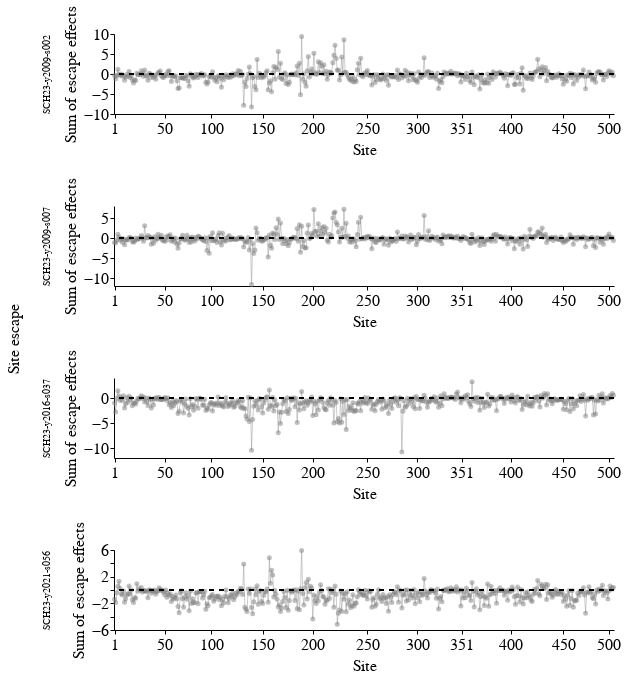

Notebook code for this chart:
### Code cell
all_points = base.mark_circle(size=25, opacity=0.5, color='gray')

chart = (
    (line + all_points + hline)
    .properties(width=500, height=80)
    .facet(
        row=alt.Row(
            "sera:N", 
            title="Site escape",
            header=alt.Header(
                labelFontSize=10,
                labelFontWeight="normal",
                titleFontSize=16,
                titleFontWeight="normal"
            )
        ),
    )
    .resolve_scale(
        y='independent',
        x='independent'
    )
).configure_axis(
    title=None
)

chart.display()

### Figure 1 — Vega-Lite specification as saved in the notebook (floating-point values rounded to 4 significant figures; data arrays with more than 128 entries replaced by an {"elided": "..."} marker saying what was removed)
{"config": {"background": "white", "title": {"fontSize": 20, "fontWeight": "normal", "font": "Helvetica", "anchor": "start", "color": "#000000", "orient": "top", "offset": 5, "subtitleColor": "gray", "subtitleFont": "Helvetica", "subtitleFontWeight": "normal", "subtitleFontSize": 18, "subtitlePadding": 2}, "axis": {"domain": true, "domainColor": "black", "domainWidth": 1, "grid": false, "gridColor": "#DEDDDD", "gridWidth": 0.5, "labelFont": "Helvetica", "labelFontSize": 16, "labelFlush": false, "labelFontWeight": "normal", "labelPadding": 2, "tickColor": "black", "tickSize": 4, "tickCount": 3, "tickWidth": 1, "titleFont": "Helvetica", "titleAlign": "center", "titleFontWeight": "normal", "titleFontSize": 16, "titlePadding": 5, "title": null}, "legend": {"labelFont": "Helvetica", "labelFontSize": 16, "symbolSize": 100, "titleFont": "Helvetica", "titleFontSize": 16, "titleFontWeight": "normal", "padding": 5, "titleLimit": 200, "gradientLength": 100}, "range": {"category": ["#4e79a7", "#f28e2c", "#e15759", "#76b7b2", "#59a14f", "#edc949", "#af7aa1", "#ff9da7", "#9c755f", "#bab0ab"], "diverging": ["#c7e9b4", "#7fcdbb", "#41b6c4", "#1d91c0", "#225ea8", "#253494"]}, "view": {"stroke": "white", "strokeWidth": 0}, "text": {"font": "Helvetica", "fontSize": 16}}, "data": {"name": "data-553f741a3afdec9a4e3f8b76996b6428"}, "facet": {"row": {"field": "sera", "header": {"labelFontSize": 10, "labelFontWeight": "normal", "titleFontSize": 16, "titleFontWeight": "normal"}, "title": "Site escape", "type": "nominal"}}, "spec": {"layer": [{"mark": {"type": "line", "opacity": 0.5, "size": 1, "stroke": "#999999"}, "encoding": {"detail": {"field": "sera", "type": "nominal"}, "tooltip": [{"field": "sera", "type": "nominal"}, {"field": "wildtype", "type": "nominal"}, {"field": "site", "type": "quantitative"}, {"field": "sum_site_escape", "type": "quantitative"}, {"field": "region", "type": "nominal"}], "x": {"axis": {"labelAngle": 0, "tickCount": 11, "values": [1, 50, 100, 150, 200, 250, 300, 351, 400, 450, 500]}, "field": "site", "sort": {"field": "_stat_site_order", "order": "ascending"}, "title": "Site", "type": "ordinal"}, "y": {"axis": {"tickCount": 4}, "field": "sum_site_escape", "title": "Sum of escape effects", "type": "quantitative"}}}, {"mark": {"type": "circle", "color": "gray", "opacity": 0.5, "size": 25}, "encoding": {"tooltip": [{"field": "sera", "type": "nominal"}, {"field": "wildtype", "type": "nominal"}, {"field": "site", "type": "quantitative"}, {"field": "sum_site_escape", "type": "quantitative"}, {"field": "region", "type": "nominal"}], "x": {"axis": {"labelAngle": 0, "tickCount": 11, "values": [1, 50, 100, 150, 200, 250, 300, 351, 400, 450, 500]}, "field": "site", "sort": {"field": "_stat_site_order", "order": "ascending"}, "title": "Site", "type": "ordinal"}, "y": {"axis": {"tickCount": 4}, "field": "sum_site_escape", "title": "Sum of escape effects", "type": "quantitative"}}}, {"mark": {"type": "rule", "color": "black", "opacity": 1, "size": 1.25, "strokeDash": [5, 5]}, "encoding": {"y": {"datum": 0}}}], "height": 80, "width": 500}, "resolve": {"scale": {"x": "independent", "y": "independent"}}, "$schema": "https://vega.github.io/schema/vega-lite/v5.16.3.json", "datasets": {"data-553f741a3afdec9a4e3f8b76996b6428": {"elided": "1796 records"}}}
